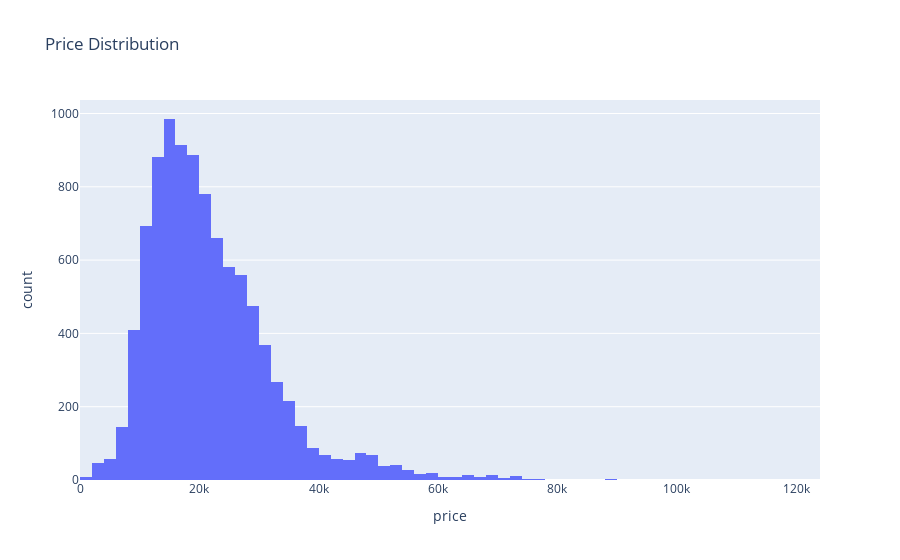

This figure's notebook cell:
### Markdown cell above
### visualization

### Code cell
# histogram
fig = px.histogram(df, x='price', nbins=100, title='Price Distribution')
fig.show()

### Figure 1 — Plotly figure (JSON) as saved in the notebook; plotly's stock layout.template omitted (floating-point values rounded to 4 significant figures; data arrays with more than 128 entries replaced by an {"elided": "..."} marker saying what was removed)
{"data": [{"alignmentgroup": "True", "bingroup": "x", "hovertemplate": "price=%{x}<br>count=%{y}<extra></extra>", "legendgroup": "", "marker": {"color": "#636efa", "pattern": {"shape": ""}}, "name": "", "nbinsx": 100, "offsetgroup": "", "orientation": "v", "showlegend": false, "type": "histogram", "x": {"elided": "9703 int values"}, "xaxis": "x", "yaxis": "y"}], "layout": {"barmode": "relative", "legend": {"tracegroupgap": 0}, "title": {"text": "Price Distribution"}, "xaxis": {"anchor": "y", "domain": [0, 1], "title": {"text": "price"}}, "yaxis": {"anchor": "x", "domain": [0, 1], "title": {"text": "count"}}}}
